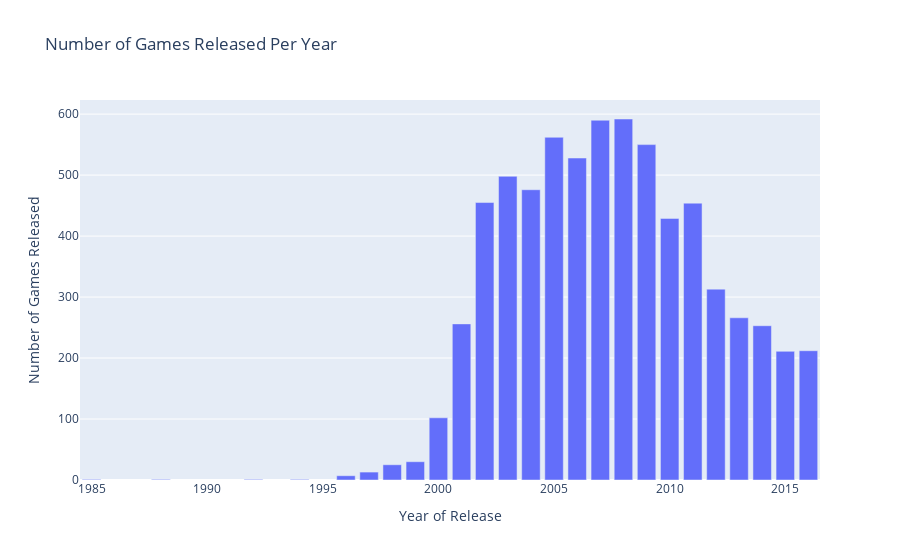

The notebook cell saved with this chart:
### Markdown cell above
# Analysis guidlines

1. Look at how many games were released in different years. Is the data for every period significant?
2. Look at how sales varied from platform to platform. Choose the platforms with the greatest total sales and build a distribution based on data for each year. Find platforms that used to be popular but now have zero sales. How long does it generally take for new platforms to appear and old ones to fade?
3. Determine what period you should take data for. To do so, look at your answers to the previous questions. The data should allow you to build a model for 2017.
4. Work only with the data that you've decided is relevant. Disregard the data for previous years.
5. Which platforms are leading in sales? Which ones are growing or shrinking? Select several potentially profitable platforms.
6. Build a box plot for the global sales of all games, broken down by platform. Are the differences in sales significant? What about average sales on various platforms? Describe your findings.
7. Take a look at how user and professional reviews affect sales for one popular platform.
8. Build a scatter plot and calculate the correlation between reviews and sales. Draw conclusions.
9. Keeping your conclusions in mind, compare the sales of the same games on other platforms.
10. Take a look at the general distribution of games by genre. What can we say about the most profitable genres? Can you generalize about genres with high and low sales?

### Code cell
# Analyze the data

# Count the number of games released per year
games_per_year = games["year_of_release"].value_counts().sort_index()

# Create a bar chart using Plotly Express
fig = px.bar(
    games_per_year,
    x=games_per_year.index,
    y=games_per_year.values,
    labels={"x": "Year of Release", "y": "Number of Games Released"},
    title="Number of Games Released Per Year",
)

# Show the plot
fig.show()

### Figure 1 — Plotly figure (JSON) as saved in the notebook; plotly's stock layout.template omitted (floating-point values rounded to 4 significant figures)
{"data": [{"alignmentgroup": "True", "hovertemplate": "Year of Release=%{x}<br>Number of Games Released=%{y}<extra></extra>", "legendgroup": "", "marker": {"color": "#636efa", "pattern": {"shape": ""}}, "name": "", "offsetgroup": "", "orientation": "v", "showlegend": false, "textposition": "auto", "type": "bar", "x": [1985, 1988, 1992, 1994, 1996, 1997, 1998, 1999, 2000, 2001, 2002, 2003, 2004, 2005, 2006, 2007, 2008, 2009, 2010, 2011, 2012, 2013, 2014, 2015, 2016], "xaxis": "x", "y": [1, 1, 1, 1, 7, 13, 25, 30, 102, 256, 455, 498, 476, 562, 528, 590, 592, 550, 429, 454, 313, 266, 253, 211, 212], "yaxis": "y"}], "layout": {"barmode": "relative", "legend": {"tracegroupgap": 0}, "title": {"text": "Number of Games Released Per Year"}, "xaxis": {"anchor": "y", "domain": [0, 1], "title": {"text": "Year of Release"}}, "yaxis": {"anchor": "x", "domain": [0, 1], "title": {"text": "Number of Games Released"}}}}
